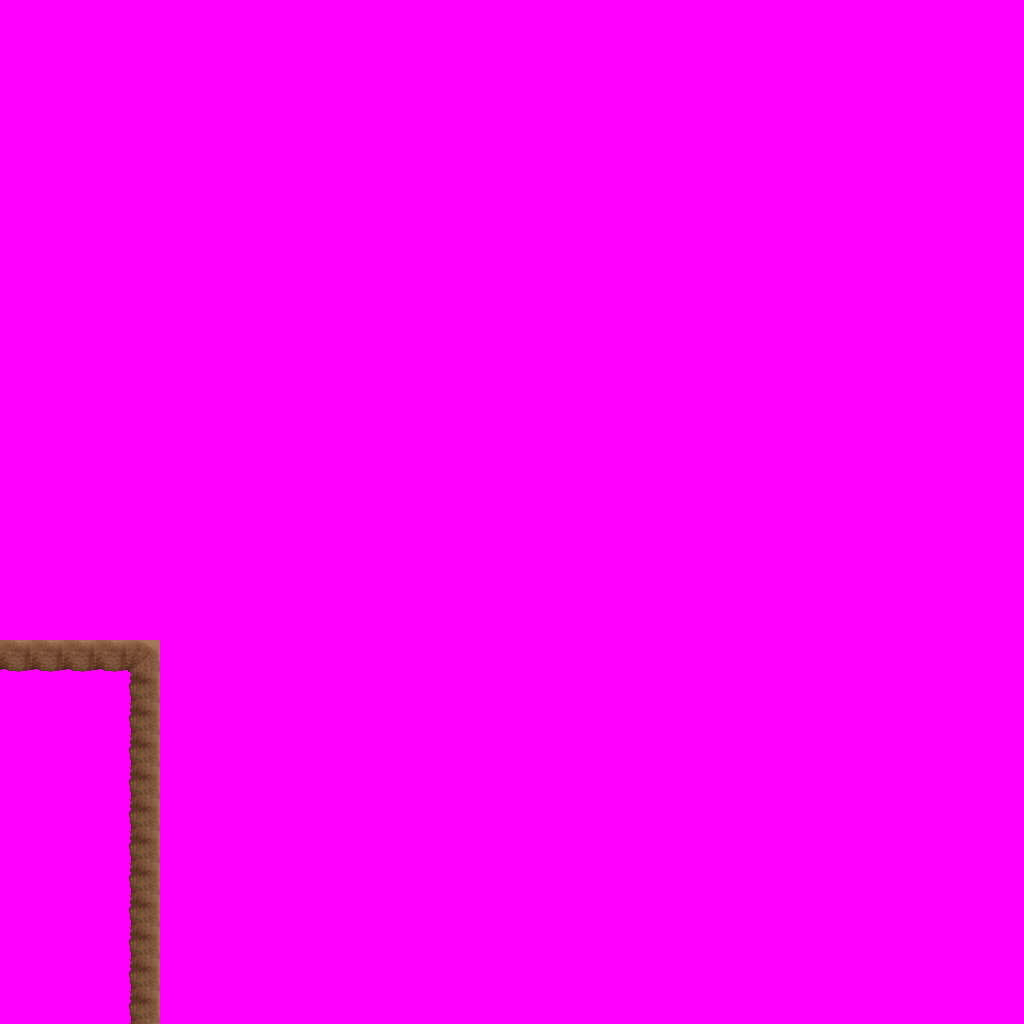

A level layout from a 2D game, rendered from its tile map. Below: a short description, then the map file with tile-grid data replaced by summaries:
An orthogonal 32x32 tile map with 32x32 px tiles, 9 tile layers (Ground, Objects, Above, Walkable, ...), 3 tilesets.

<map version="1.0" orientation="orthogonal" width="32" height="32" tilewidth="32" tileheight="32">
 <tileset firstgid="1" name="ground_brown_2" tilewidth="32" tileheight="32">
  <image source="../drawable/ground_brown_2.png" width="32" height="64" />
 </tileset>
 <tileset firstgid="3" name="building_wall_int_sandstone" tilewidth="32" tileheight="32">
  <image source="../drawable/building_wall_int_sandstone.png" width="96" height="160" />
 </tileset>
 <tileset firstgid="18" name="walkable_sentinel" tilewidth="32" tileheight="32">
  <image source="../drawable/walkable_sentinel.png" width="32" height="32" />
 </tileset>
 <layer name="Ground" width="32" height="32">
  <data>[1024 cells, 1024 non-empty, 2 distinct tile ids]</data>
 </layer>
 <layer name="Objects" width="32" height="32">
  <data>[1024 cells, 0 non-empty, 0 distinct tile ids]</data>
 </layer>
 <layer name="Above" width="32" height="32">
  <data>[1024 cells, 0 non-empty, 0 distinct tile ids]</data>
 </layer>
 <layer name="Walkable" width="32" height="32">
  <data>[1024 cells, 1024 non-empty, 1 distinct tile ids]</data>
 </layer>
 <layer name="Objects_stendhal" width="32" height="32">
  <data>[1024 cells, 16 non-empty, 3 distinct tile ids]</data>
 </layer>
 <layer name="Above_stendhal" width="32" height="32">
  <data>[1024 cells, 0 non-empty, 0 distinct tile ids]</data>
 </layer>
 <layer name="Objects_stendhal2" width="32" height="32">
  <data>[1024 cells, 0 non-empty, 0 distinct tile ids]</data>
 </layer>
 <layer name="Objects_stendhal3" width="32" height="32">
  <data>[1024 cells, 0 non-empty, 0 distinct tile ids]</data>
 </layer>
 <layer name="Above_stendhal2" width="32" height="32">
  <data>[1024 cells, 0 non-empty, 0 distinct tile ids]</data>
 </layer>
 <objectgroup name="Mapevents" width="32" height="32" />
 <objectgroup name="Spawn" width="32" height="32" />
 <objectgroup name="Keys" width="32" height="32" />
 <objectgroup name="Replace" width="32" height="32" />
</map>
